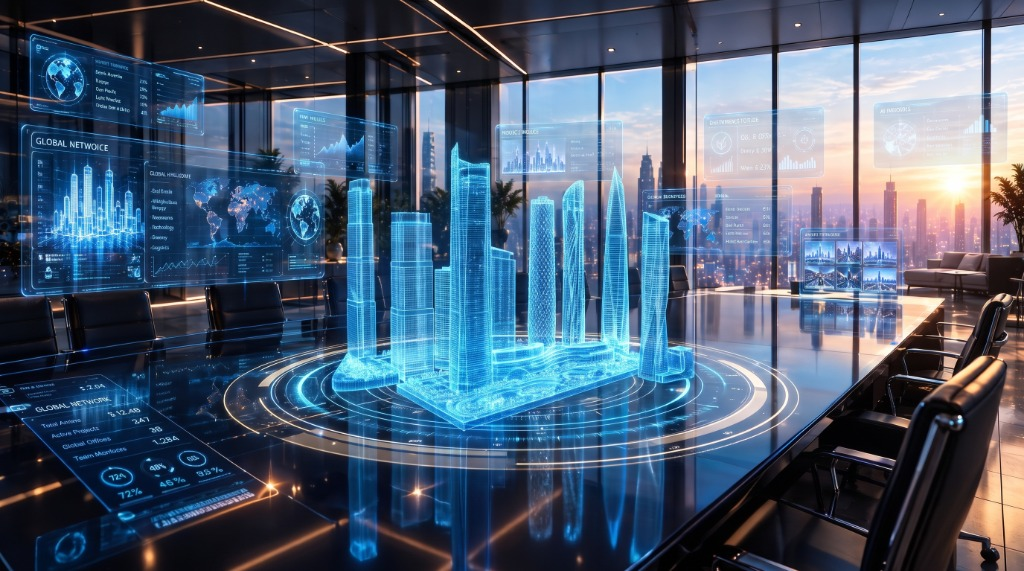
#> input picture assets/boardroom-photo.jpg, 1024 x 571 px; its folder holds only this picture in this run
$ python segment_layers.py
#> lines starting #> are read from the running program, lines starting #| are printed output that depends on the picture
#!/usr/bin/env python3
import os
from PIL import Image, ImageDraw, ImageFilter
import numpy as np

BASE_DIR = os.path.dirname(os.path.dirname(os.path.abspath(__file__)))
SRC_IMG = os.path.join(BASE_DIR, "assets", "boardroom-photo.jpg")
SCREENS_DIR = os.path.join(BASE_DIR, "assets", "screens")
LAYERS_DIR = os.path.join(BASE_DIR, "assets", "layers")

os.makedirs(SCREENS_DIR, exist_ok=True)
os.makedirs(LAYERS_DIR, exist_ok=True)

img = Image.open(SRC_IMG).convert("RGBA")
W, H = img.size
#> W = 1024; H = 571

def to_px(poly_1000):
    return [(x / 1000.0 * W, y / 562.5 * H) for (x, y) in poly_1000]

# Verified 4-corner perspective polygons in 1000x562.5 normalized coordinates
SCREENS = {
    "E1_market_overview": [(28, 35), (199, 77), (199, 134), (28, 102)],
    "E2_global_network": [(19, 128), (318, 159), (318, 276), (19, 287)],
    "E3_table_kpi": [(0, 382), (106, 365), (266, 479), (106, 508), (0, 446)],
    "E4_risk_analysis": [(287, 107), (386, 127), (386, 178), (287, 168)],
    "E5_project_horizon": [(488, 121), (607, 114), (607, 170), (488, 173)],
    "E6_sustainable_future": [(686, 106), (809, 98), (809, 173), (686, 175)],
    "E7_global_operations": [(628, 187), (773, 182), (773, 252), (628, 249)],
    "E8_ai_insights": [(854, 88), (986, 75), (986, 170), (854, 174)],
    "E9_project_portfolio": [(779, 233), (882, 232), (882, 297), (779, 291)],
}

# 1. Extract each of the 9 screens as its own transparent PNG asset
for name, poly in SCREENS.items():
    pts = to_px(poly)
    mask = Image.new("L", (W, H), 0)
    draw = ImageDraw.Draw(mask)
    draw.polygon(pts, fill=255)
    mask = mask.filter(ImageFilter.GaussianBlur(radius=1.5))

    out = Image.new("RGBA", (W, H), (0, 0, 0, 0))
    out.paste(img, (0, 0), mask)
    out_path = os.path.join(SCREENS_DIR, f"{name}.png")
    out.save(out_path)
    print(f"Extracted {name}.png")
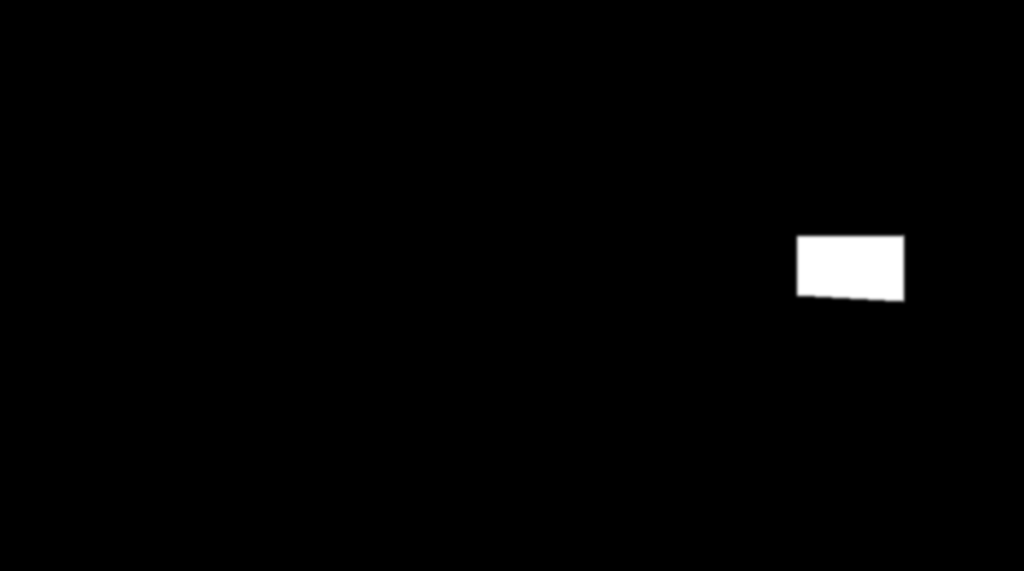
#> mask: PIL image 1024x571 L; min 0, max 255, mean 2.9
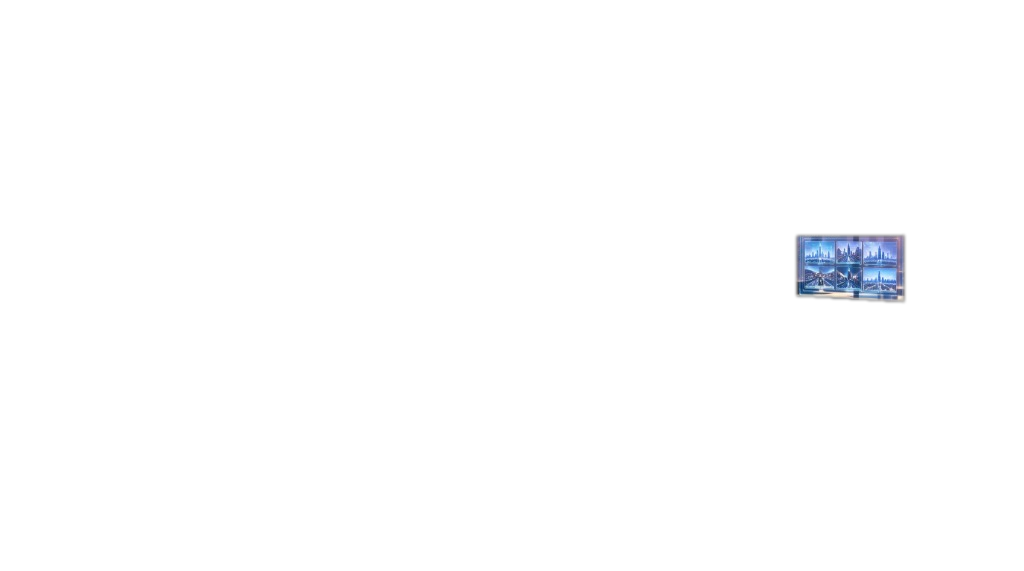
#> out: PIL image 1024x571 RGBA; mean R, G, B, A 1.4, 1.6, 2.2, 2.9; transparent parts drawn white

# 2. Build outside sunset & city skyline background layer (expanded cleanly for parallax pan)
skyline = img.copy()
# Enhance slightly for crispness behind cut-out glass panes
skyline.save(os.path.join(LAYERS_DIR, "bg_skyline_outside.png"))
print("Saved bg_skyline_outside.png")

# 3. Cut out panoramic window panes from the base boardroom interior layer
# Keep vertical architectural mullions, ceiling, chairs, and obsidian table solid!
arr = np.array(img).copy()
# Panoramic window glass bays (normalized 1000x562.5 polygons between dark window mullions)
WINDOW_PANES = [
    # Bay 1 (left-mid between mullions)
    [(340, 82), (402, 76), (402, 278), (340, 278)],
    # Bay 2 (center-left)
    [(410, 74), (476, 68), (476, 282), (410, 282)],
    # Bay 3 (center)
    [(488, 66), (576, 56), (576, 286), (488, 286)],
    # Bay 4 (center-right)
    [(592, 54), (639, 48), (639, 292), (592, 292)],
    # Bay 5 (right-mid)
    [(668, 44), (748, 34), (748, 298), (668, 298)],
    # Bay 6 (right)
    [(762, 32), (831, 22), (831, 304), (762, 304)],
    # Bay 7 (far right sunset bay)
    [(845, 20), (956, 4), (956, 260), (845, 290)],
]

win_mask = Image.new("L", (W, H), 0)
wdraw = ImageDraw.Draw(win_mask)
for pane in WINDOW_PANES:
    wdraw.polygon(to_px(pane), fill=255)
win_mask = win_mask.filter(ImageFilter.GaussianBlur(radius=2.2))

# Punch alpha cutouts ONLY where pixels are bright sky/window glass (preserving dark mullions & furniture!)
win_alpha = np.array(win_mask, dtype=np.float32) / 255.0
rgb = arr[:, :, :3].astype(np.float32)
luma = 0.299 * rgb[:, :, 0] + 0.587 * rgb[:, :, 1] + 0.114 * rgb[:, :, 2]
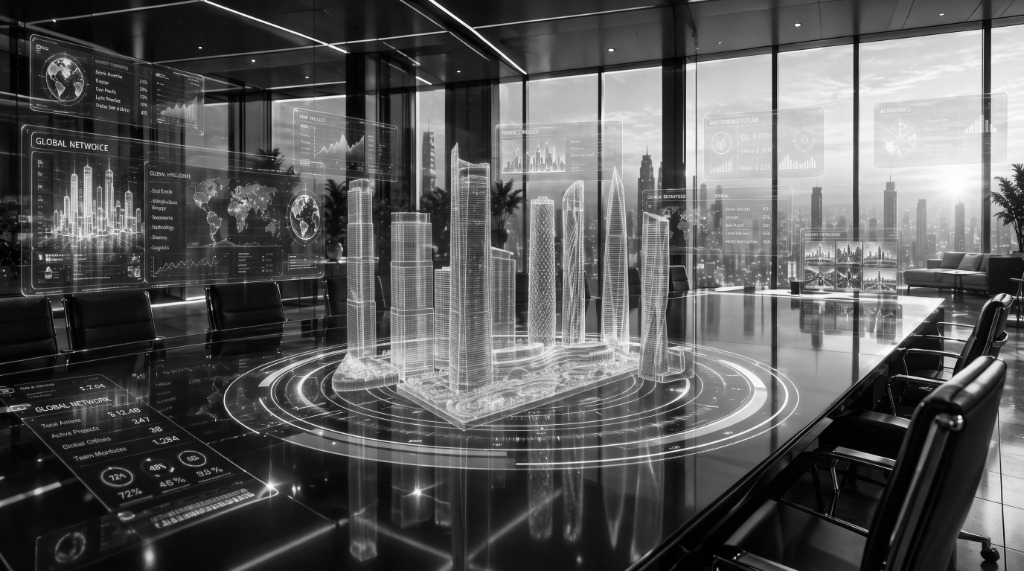
#> luma: shape (571, 1024) float32; min 0, max 255, mean 89.6

# Keep dark mullions/silhouettes (luma < 42) solid; cut out bright window glass (luma > 55)
glass_factor = np.clip((luma - 42.0) / 30.0, 0.0, 1.0)
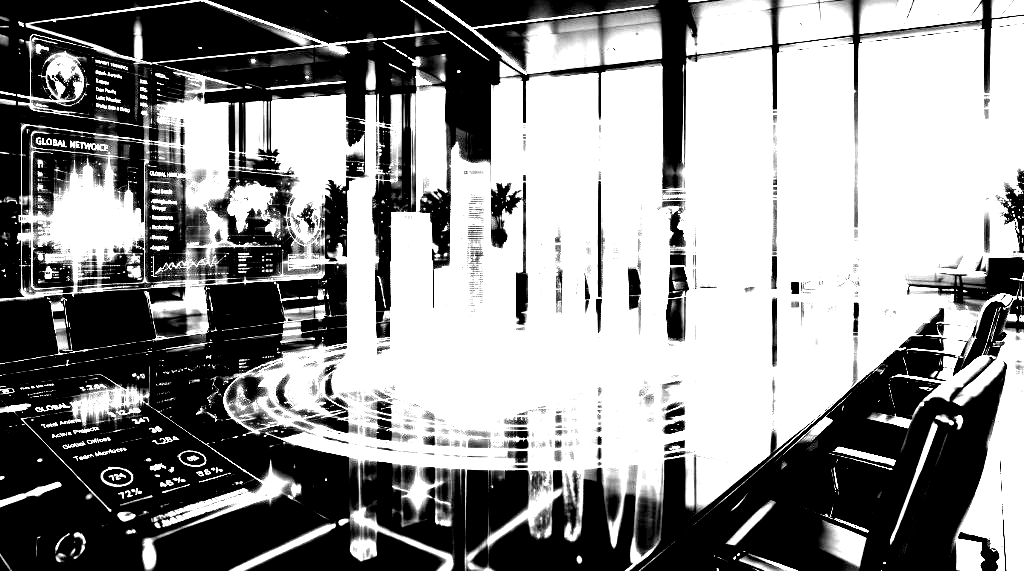
#> glass_factor: shape (571, 1024) float32; min 0, max 1, mean 0.562
cutout_strength = win_alpha * glass_factor
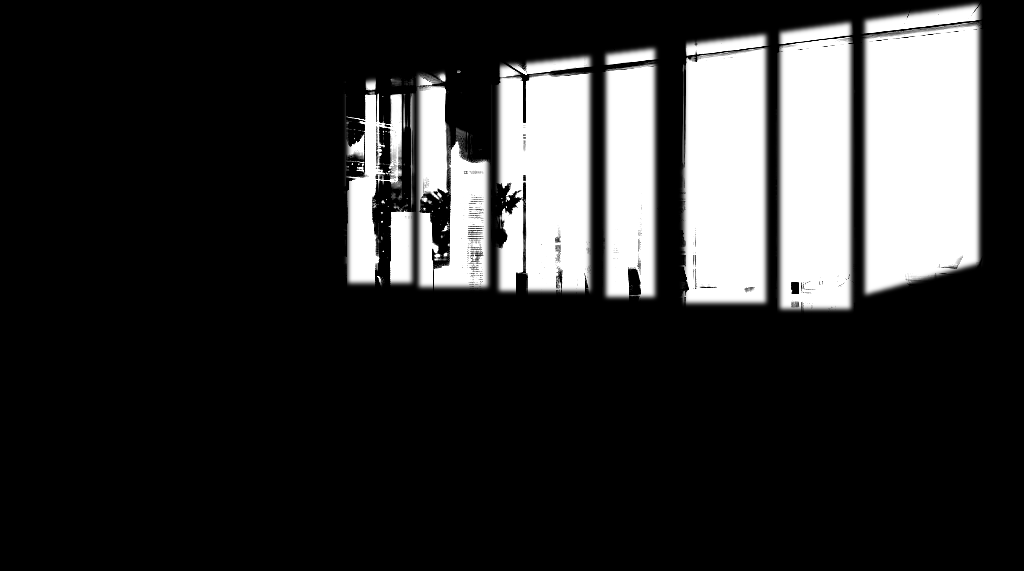
#> cutout_strength: shape (571, 1024) float32; min 0, max 1, mean 0.201

# Make window glass panes semi-transparent (keep 10% subtle glass reflection tint)
new_alpha = np.clip(255.0 * (1.0 - cutout_strength * 0.92), 0, 255).astype(np.uint8)
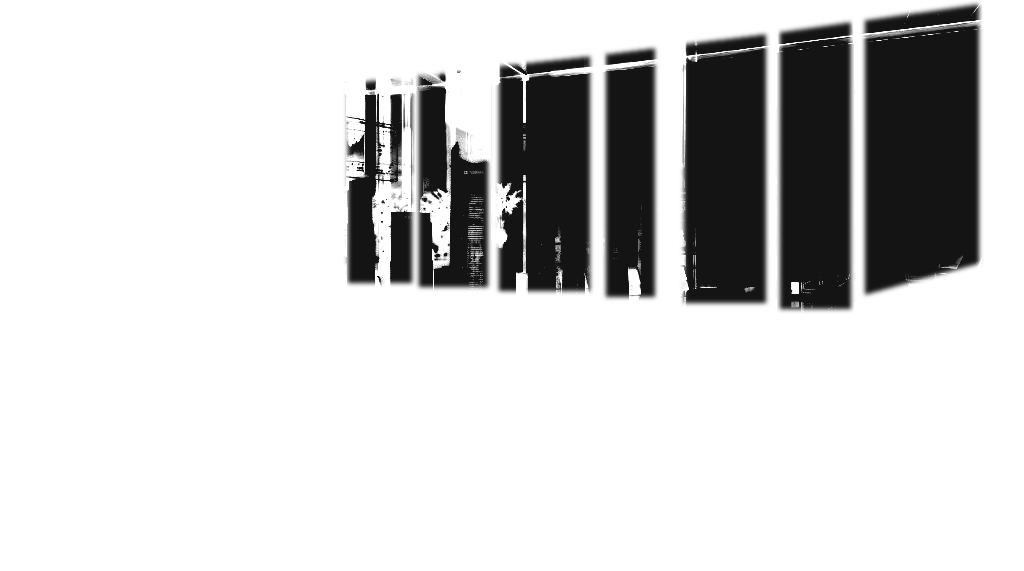
#> new_alpha: shape (571, 1024); min 20, max 255, mean 207.7
arr[:, :, 3] = new_alpha
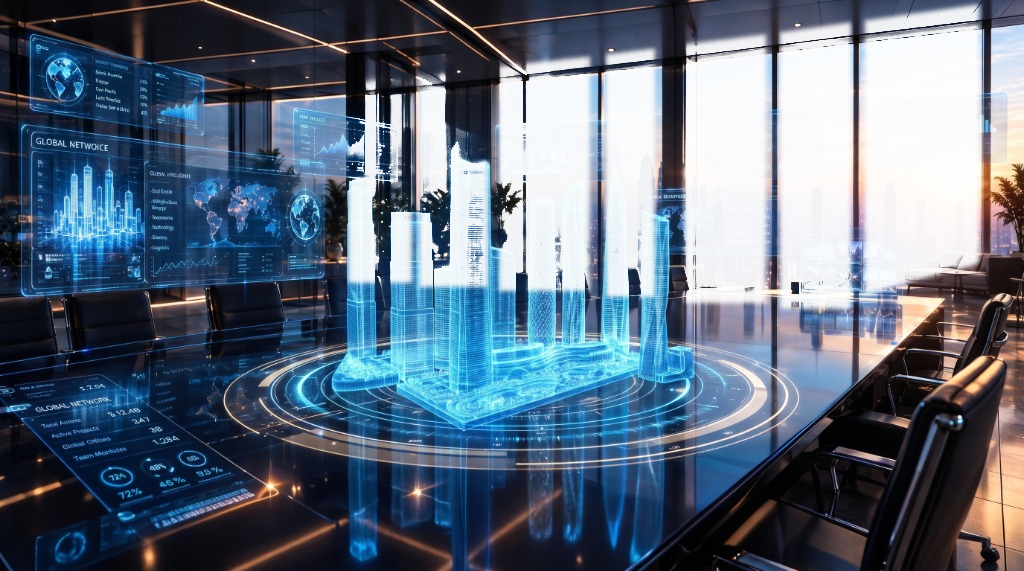
#> arr: shape (571, 1024, 4); mean R, G, B, A 74.2, 92.6, 114.6, 207.7; transparent parts drawn white

boardroom_cutout = Image.fromarray(arr, mode="RGBA")
boardroom_cutout.save(os.path.join(LAYERS_DIR, "boardroom_cutout.png"))
print("Saved boardroom_cutout.png with panoramic window cutouts")
